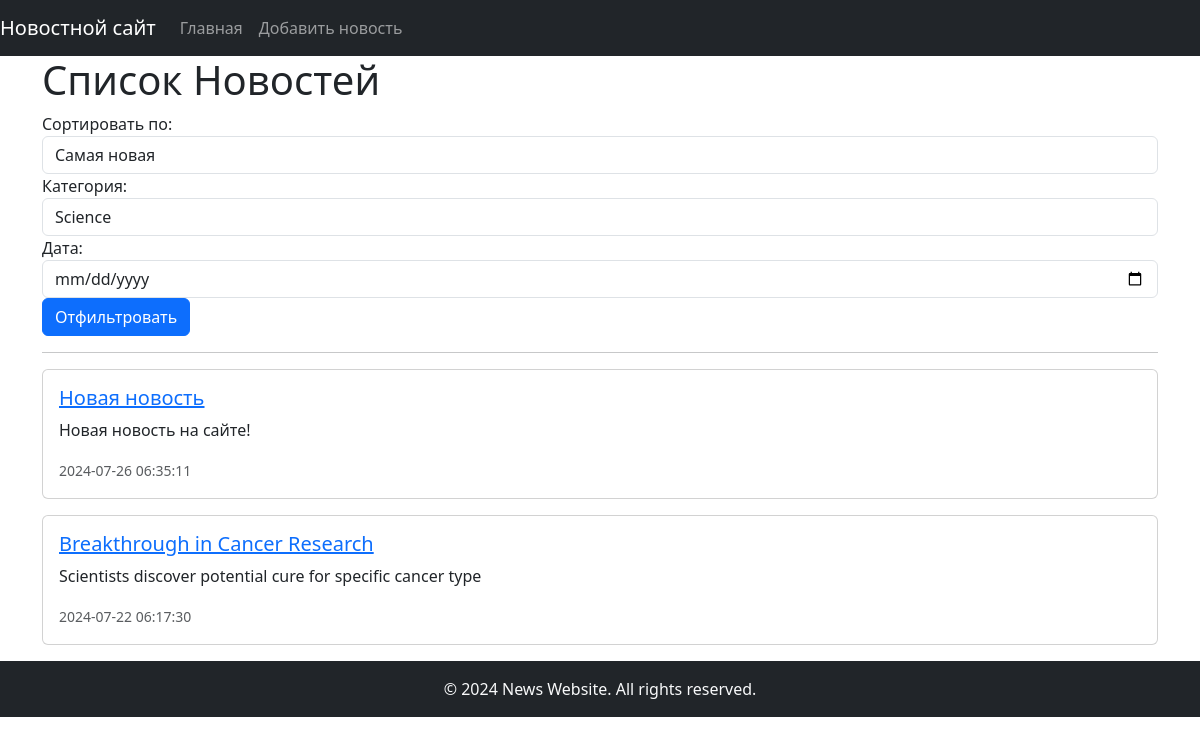
Screenshot of /index.php?category=2 with the database file from the repository.
### tables this page shows
CREATE TABLE `news` (
  `id` int(11) NOT NULL,
  `title` varchar(255) NOT NULL,
  `announcement` text NOT NULL,
  `detailed_text` text NOT NULL,
  `category_id` int(11) NOT NULL,
  `author_id` int(11) NOT NULL,
  `date` timestamp NULL DEFAULT CURRENT_TIMESTAMP,
  `view_count` int(11) DEFAULT '0'
);

### public/includes/category.php (called while the page is built)
<?php
class Category {
    public static function getAllCategories($db) {
        $query = "SELECT * FROM categories";
        $stmt = $db->prepare($query);
        $stmt->execute();
        return $stmt->fetchAll(PDO::FETCH_ASSOC);
    }
}

### public/includes/news.php (called while the page is built, shortened)
<?php
class News {
    private $db;
    public function __construct($db) {
        $this->db = $db;
    }
    public function getNewsList($sortBy, $categoryFilter, $dateFilter) {
        $query = "SELECT n.*, c.name AS category, a.name AS author
                  FROM news n
                  JOIN categories c ON n.category_id = c.id
                  JOIN authors a ON n.author_id = a.id";
        $conditions = [];
        if (!empty($categoryFilter)) {
            $conditions[] = "n.category_id = :category";
        }
        if (!empty($conditions)) {
            $query .= " WHERE " . implode(" AND ", $conditions);
        }
        switch ($sortBy) {
            default:
                $query .= " ORDER BY n.date DESC";
                break;
        }
        $stmt = $this->db->prepare($query);
        if (!empty($categoryFilter)) {
            $stmt->bindValue(':category', $categoryFilter, PDO::PARAM_INT);
        }
        $stmt->execute();
        return $stmt->fetchAll(PDO::FETCH_ASSOC);
    }
}

### public/index.php (the view, shortened to what this page needs)
<?php
include_once 'includes/database.php';
include_once 'includes/news.php';
include_once 'includes/category.php';
$newsObj = new News($db);
$categories = Category::getAllCategories($db);
if ($_SERVER['REQUEST_METHOD'] === 'GET') {
    $sortBy = $_GET['sort'] ?? 'new';
    $categoryFilter = $_GET['category'] ?? '';
    $dateFilter = $_GET['date'] ?? '';
    $newsList = $newsObj->getNewsList($sortBy, $categoryFilter, $dateFilter);
}
?>
<!DOCTYPE html>
<html>
<head>
    <link rel="stylesheet" href="https://cdn.jsdelivr.net/npm/bootstrap@5.3.2/dist/css/bootstrap.min.css">
</head>
<body>
    <?php include 'templates/header.php'; ?>
    <div class="container">
        <h1>Список Новостей</h1>
        <form method="GET" action="">
            <div class="form-group">
                <label for="sort">Сортировать по:</label>
                <select name="sort" id="sort" class="form-control">
                    <option value="new" <?php if ($sortBy === 'new') echo 'selected'; ?>>Самая новая</option>
                </select>
            </div>
            <div class="form-group">
                <label for="category">Категория:</label>
                <select name="category" id="category" class="form-control">
                    <?php foreach ($categories as $category): ?>
                        <option value="<?php echo $category['id']; ?>" <?php if ($categoryFilter == $category['id']) echo 'selected'; ?>><?php echo $category['name']; ?></option>
                    <?php endforeach; ?>
                </select>
            </div>
            <div class="form-group">
                <label for="date">Дата:</label>
                <input type="date" name="date" id="date" class="form-control" value="<?php echo $dateFilter; ?>">
            </div>
            <button type="submit" class="btn btn-primary">Отфильтровать</button>
        </form>
        <hr>
        <?php if (!empty($newsList)): ?>
            <?php foreach ($newsList as $news): ?>
                <div class="card mb-3">
                    <div class="card-body">
                        <h5 class="card-title"><a href="news.php?id=<?php echo $news['id']; ?>"><?php echo $news['title']; ?></a></h5>
                        <p class="card-text"><?php echo $news['announcement']; ?></p>
                        <p class="card-text"><small class="text-muted"><?php echo $news['date']; ?></small></p>
                    </div>
                </div>
            <?php endforeach; ?>
        <?php else: ?>
            <p>Новостных статей не найдено.</p>
        <?php endif; ?>
    </div>
    <?php include 'templates/footer.php'; ?>
</body>
</html>

### rows the page displays
news: title "Новая новость", announcement "Новая новость на сайте!", date "2024-07-26 06:35:11"
news: title "Breakthrough in Cancer Research", announcement "Scientists discover potential cure for specific cancer type", date "2024-07-22 06:17:30"

### other values shown
form field category "Science"
